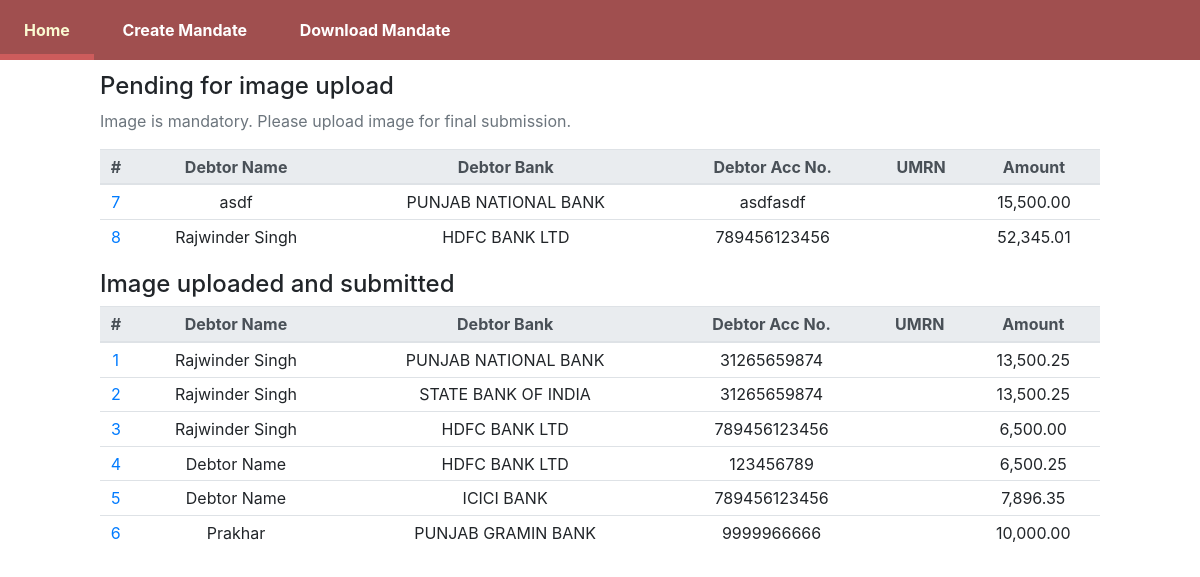
Page /mandates/ on the earlier database version.
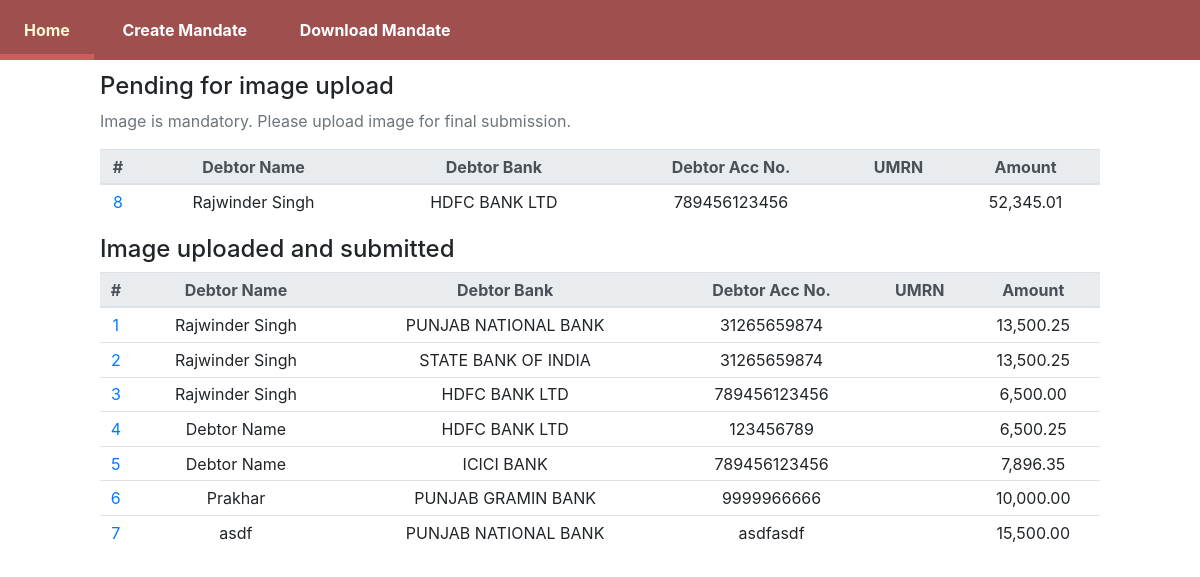
Same page on the later database version.
### mandate/models.py (models this page shows, shortened)
class Mandate(models.Model):
	umrn							= models.CharField(max_length=50, verbose_name='UMRN')
	message_reference				= models.CharField(max_length=100, null=True, verbose_name='Message Reference')
	currency						= models.CharField(max_length=5, default='INR', verbose_name='Currency')
	fixed_or_max					= models.CharField(max_length=1, choices=fixed_or_max_choices, default='F', verbose_name='Amount Type')
	amount							= models.DecimalField(max_digits=10, decimal_places=2, verbose_name='Amount')
	category						= models.ForeignKey(Category, on_delete=models.PROTECT, verbose_name='Category')
	variant							= models.ForeignKey(Variant, on_delete=models.PROTECT, verbose_name='Variant')
	frequency						= models.ForeignKey(Frequency, on_delete=models.PROTECT, verbose_name='Frequency')
	date_of_mandate					= models.DateField(verbose_name='Date of Mandate')
	start_date						= models.DateField(verbose_name='Start Date')
	end_date						= models.DateField(verbose_name='End Date')
	name_of_debtor_account_holder	= models.CharField(max_length=300, verbose_name='Name of Debor Account Holder')
	debtor_bank						= models.ForeignKey(DebtorBank, on_delete=models.PROTECT, verbose_name='Debtor Bank')
	debtor_acc_type					= models.ForeignKey(DebtorAccType, on_delete=models.PROTECT, verbose_name='Debtor Account Type')
	debtor_legal_account_number		= models.CharField(max_length=100, verbose_name='Debtor Legal Account Number')
	debtor_account_number_ifsc		= models.CharField(max_length=11, verbose_name='Debtor Account IFSC')
	creditor_name					= models.CharField(max_length=300, verbose_name='Creditor Name')
	creditor_bank					= models.CharField(max_length=300, default="SARVA HARYANA GRAMIN BANK", verbose_name='Creditor Bank')
	creditor_utility_code			= models.CharField(max_length=100, default="HGBX00002000017848", verbose_name='Creditor Utility Code')
	mandate_image					= models.ImageField(upload_to="mandate/images/mandate/", null=True, verbose_name='Mandate Image')
	mandate_file					= models.FileField(null=True, blank=True, verbose_name='Mandate File')
	credit_account					= models.CharField(max_length=100, verbose_name='Credit Account')
	is_deleted						= models.BooleanField(default=False)
	image_uploaded					= models.BooleanField(default=False)
	locked							= models.BooleanField(default=False)
	confirmation					= models.BooleanField(default=False)
	uploaded_npci					= models.BooleanField(default=False)
	status_npci						= models.BooleanField(default=False)
	response_npci					= models.CharField(max_length=4, null=True)
	class Meta:
		constraints = [
			CheckConstraint(
    			check = Q(start_date__gte = F("date_of_mandate")),
    			name = "startDate_gte_dateOfMandate",
				violation_error_message = '"Start Date" can not be before the "Date of Mandate"',
			)
		]

class DebtorBank(models.Model):
	name = models.CharField(max_length=400)
	is_deleted = models.BooleanField(default=False)
	def __str__(self):
		return self.name

### mandate/views.py (the view)
# urls.py: path("", views.index, name="index"),
def index(request):
	mandates = Mandate.objects.exclude(mandate_image__isnull=True).exclude(mandate_image__exact = '')
	mandates_pending_image = Mandate.objects.filter(Q(mandate_image__isnull=True) | Q(mandate_image__exact = ''))
	context = {"mandates": mandates, "mandates_pending_image": mandates_pending_image}
	return render(request, "mandate/index.html", context)

### mandate/templates/mandate/index.html
{% extends "mandate/base.html" %}
{% load humanize %}
{% block content %}
<div style="width: 1000px;">
<h4>Pending for image upload</h4>
<p class="text-muted">Image is mandatory. Please upload image for final submission.</p>
<table class="table text-center table-sm">
    <thead class="thead-light">
      <tr>
        <th scope="col">#</th>
        <th scope="col">Debtor Name</th>
        <th scope="col">Debtor Bank</th>
        <th scope="col">Debtor Acc No.</th>
        <th scope="col">UMRN</th>
        <th scope="col">Amount</th>
      </tr>
    </thead>
    <tbody>
        {% for m in mandates_pending_image %}
        <tr>
            <td scope="row"><a href="/mandates/mandate/{{m.id}}/">{{m.id}}</a></td>
            <td>{{m.name_of_debtor_account_holder}}</td>
            <td>{{m.debtor_bank}}</td>
            <td>{{m.debtor_legal_account_number}}</td>
            <td>{{m.umrn}}</td>
            <td>{{m.amount|intcomma}}</td>
        </tr>
        {% endfor %}
    </tbody>
  </table>
 <h4>Image uploaded and submitted</h4>
<table class="table text-center table-sm">
    <thead class="thead-light">
      <tr>
        <th scope="col">#</th>
        <th scope="col">Debtor Name</th>
        <th scope="col">Debtor Bank</th>
        <th scope="col">Debtor Acc No.</th>
        <th scope="col">UMRN</th>
        <th scope="col">Amount</th>
      </tr>
    </thead>
    <tbody>
        {% for m in mandates %}
        <tr>
            <td scope="row"><a href="/mandates/mandate/{{m.id}}/">{{m.id}}</a></td>
            <td>{{m.name_of_debtor_account_holder}}</td>
            <td>{{m.debtor_bank}}</td>
            <td>{{m.debtor_legal_account_number}}</td>
            <td>{{m.umrn}}</td>
            <td>{{m.amount|intcomma}}</td>
        </tr>
        {% endfor %}
    </tbody>
  </table>
</div>
{% endblock %}

Differences in the rows shown:
changed Mandate "asdf": moves from the list under "Pending for image upload" to the list under "Image uploaded and submitted"
